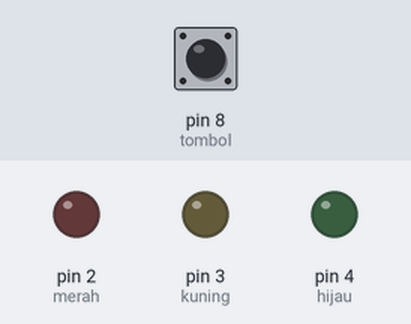
A sketch run on a simulated Arduino Uno, built with avr-gcc and run on an emulated ATmega328P. On the bench: output pins drawn as LEDs (lit = HIGH). Dashed ring = blinking. Inputs (shaded band) come from the test bench; at power-on: pin 8 (tombol) LOW.

Above: at 1.2 s.
1.3 s: pin 8 (tombol) pulled HIGH for 0.15 s
At 1.75 s:
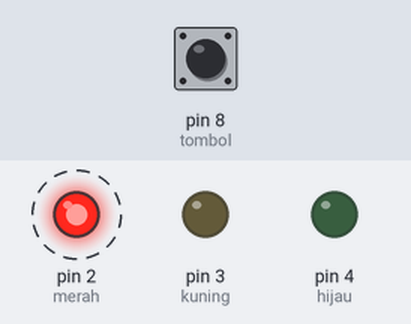
4.3 s: pin 8 (tombol) pulled HIGH for 1 s
At 5.2 s:
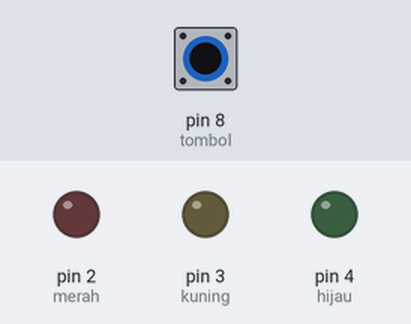
6.8 s: pin 8 (tombol) pulled HIGH for 3.2 s
At 10.5 s:
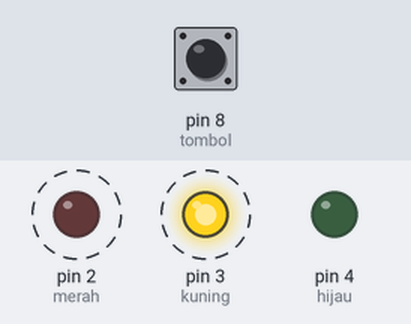
Timing chart, 0 to 18.7 s (numbered marks = the images above; inputs shaded):
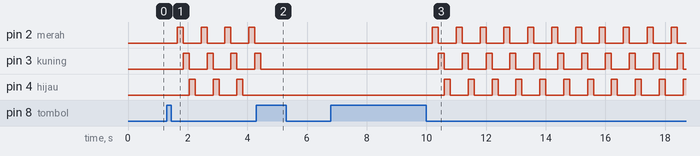

The sketch:

quiz_1.ino
```cpp
#define merah   2 // LED  Merah
#define kuning  3 // LED  kuning
#define hijau   4 // LED  hijau
#define tombol    8 // PushButton
#define A    9 // PushButton
#define B    10 // PushButton

int onop = 1;
bool baca = LOW;

void setup() {

  pinMode(merah, OUTPUT);
  pinMode(kuning, OUTPUT);
  pinMode(hijau, OUTPUT);
  pinMode(tombol, INPUT);
  pinMode(A, INPUT);
  pinMode(B, INPUT);
  digitalWrite(merah, LOW);
  digitalWrite(kuning, LOW);
  digitalWrite(hijau, LOW);
}

void loop() {
  while (onop == 1) {
    baca = digitalRead(tombol);
    if (baca == HIGH)  {
      baca = digitalRead(tombol);
      while (onop == 1) {
        baca = digitalRead(tombol);
        while (baca == LOW) {
        delay (200);
          digitalWrite(merah, HIGH);
          delay(200);
          digitalWrite(merah, LOW);
          digitalWrite(kuning, HIGH);
          baca = digitalRead(tombol);
          if (baca == HIGH) {
            onop = 2;
            goto mati;
          }
          delay(200);
          if (baca == HIGH) {
            onop = 2;
            goto mati;
          }
          digitalWrite(kuning, LOW);
          digitalWrite(hijau, HIGH);
          baca = digitalRead(tombol);
          if (baca == HIGH) {
            onop = 2;
            goto mati;
          }
          delay(200);
          if (baca == HIGH) {
            onop = 2;
            goto mati;
          }
          digitalWrite(hijau, LOW);
          baca = digitalRead(tombol);
          if (baca == HIGH) {
            onop = 2;
            goto mati;
          }
        }
      }
    }
  }

mati :
  if (onop == 2) {
    baca = digitalRead(tombol);
    if (baca == HIGH)  {
      digitalWrite(merah, LOW);
      digitalWrite(kuning, LOW);
      digitalWrite(hijau, LOW);
      while (baca == HIGH) {
        digitalWrite(merah, LOW);
        digitalWrite(kuning, LOW);
        digitalWrite(hijau, LOW);
        baca = digitalRead(tombol);
      }
      onop = 1;
    }
  }
}
```

Measured:
- after the input at 1.3 s, pin 2 (merah): alternates HIGH for 0.20 s and LOW for 0.60 s, starting after 0.35 s; pin 3 (kuning): alternates HIGH for 0.20 s and LOW for 0.60 s, starting after 0.55 s; pin 4 (hijau): alternates HIGH for 0.20 s and LOW for 0.60 s, starting after 0.75 s
- after the input at 4.3 s, pin 2 (merah), pin 4 (hijau): stops changing and stays LOW; pin 3 (kuning): goes on until 4.5 s, then stays LOW
- after the input at 6.8 s, pin 2 (merah): alternates HIGH for 0.20 s and LOW for 0.60 s, starting after 3.4 s; pin 3 (kuning): alternates HIGH for 0.20 s and LOW for 0.60 s, starting after 3.6 s; pin 4 (hijau): alternates HIGH for 0.20 s and LOW for 0.60 s, starting after 3.8 s
